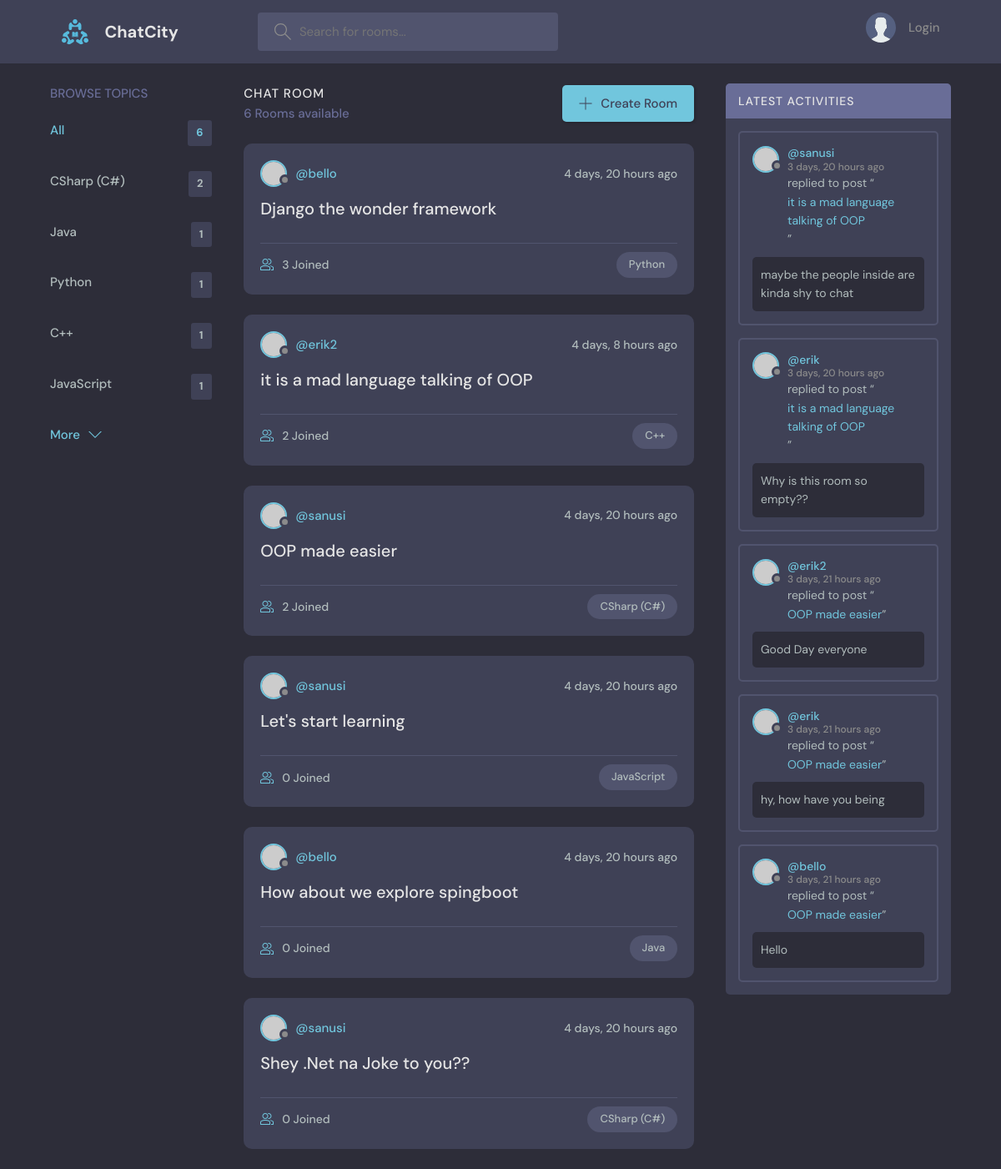
The app's page /, older data.
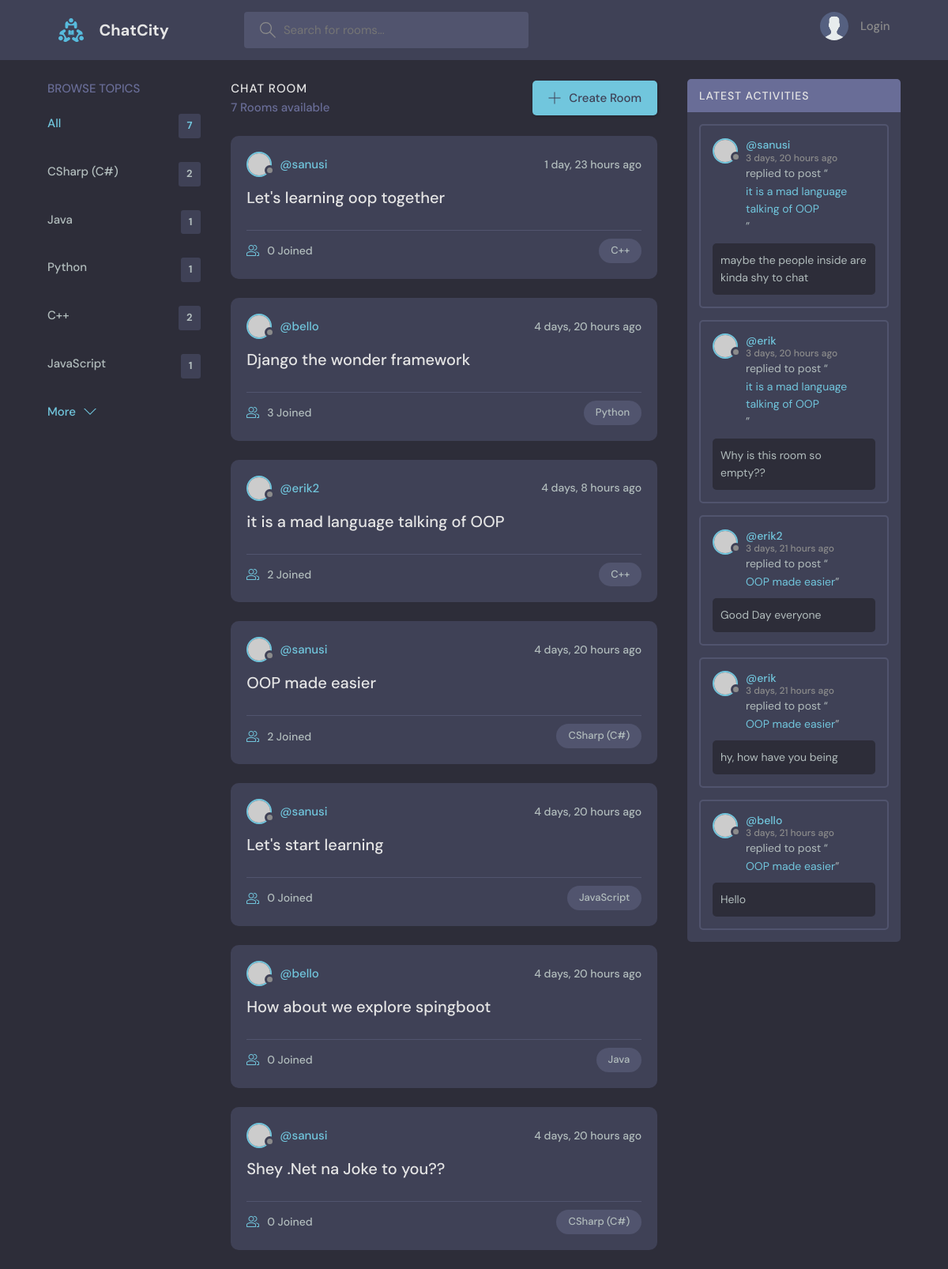
The same page, newer data.
### baseApp/models.py (models this page shows, shortened)
class Topic(models.Model):
    name = models.CharField(max_length=200)

class Room(models.Model):
    topic = models.ForeignKey(Topic, on_delete=models.SET_NULL, null=True)
    host = models.ForeignKey(User, on_delete=models.SET_NULL, null=True)
    participants = models.ManyToManyField(User, related_name="participants", blank=True)
    name = models.CharField(max_length=200)
    description = models.TextField(null = True, blank = True)
    updated = models.DateTimeField(auto_now=True)
    created = models.DateTimeField(auto_now_add=True)
    def __str__(self):
        return self.name
    class Meta:
        ordering = ["-updated", "-created"]

class Message(models.Model):
    user = models.ForeignKey(User, on_delete=models.CASCADE)
    room =models.ForeignKey(Room, on_delete=models.CASCADE)
    msgBody = models.TextField()
    updated = models.DateTimeField(auto_now=True)
    created = models.DateTimeField(auto_now_add=True)
    class Meta:
        ordering = ["-updated", "-created"]

### baseApp/views.py (the view)
# urls.py: path('', views.home, name="home"),
def home(request):
    query = request.GET.get('q') if request.GET.get('q') != None else ""
    rooms = Room.objects.filter(Q(topic__name__icontains=query) | Q(name__icontains=query) | Q(host__username__icontains=query) | Q(description__icontains=query))
    topics = Topic.objects.all()
    room_count = rooms.count()
    activityMsg = Message.objects.filter(Q(room__topic__name__icontains = query))
    context = {"rooms":rooms, "topics":topics,"room_count":room_count, "activeityMessages":activityMsg}
    return render(request, "base/home.html", context)

### baseApp/templates/base/home.html
{% extends "main.html" %} {% block content %}
<main class="layout layout--3">
  <div class="container">
    <div>{%include 'base/components/browse.html'%}</div>
    <div>
      {%include 'base/components/roomAvail.html'%}
    </div>
    <div>{%include 'base/components/activity.html'%}</div>
  </div>
</main>
{% endblock content %}

### baseApp/templates/base/components/browse.html
<div class="topics">
  <div class="topics__header">
    <h2>Browse Topics</h2>
  </div>
  <ul class="topics__list">
    <li>
      <a href="{%url 'home' %}" class="active">All <span>{{room_count}}</span></a>
    </li>
    {% for topic in topics%}
    <li>
      <a href="{% url 'home'%}?q={{topic.name}}"
        >{{topic.name}} <span>{{topic.room_set.all.count}}</span></a
      >
    </li>
    {%endfor%}
  </ul>
  <a class="btn btn--link" href="topics.html">
    More
    <svg
      version="1.1"
      xmlns="http://www.w3.org/2000/svg"
      width="32"
      height="32"
      viewBox="0 0 32 32"
    >
      <title>chevron-down</title>
      <path d="M16 21l-13-13h-3l16 16 16-16h-3l-13 13z"></path>
    </svg>
  </a>
</div>

### baseApp/templates/base/components/roomAvail.html (shortened to what this page needs)
<div class="roomList">
  <div class="roomList__header">
    <div>
      <h2>Chat Room</h2>
      <p>{{room_count}} Rooms available</p>
    </div>
    <a class="btn btn--main" href="{% url 'createRoom' %}">
      <svg
        version="1.1"
        xmlns="http://www.w3.org/2000/svg"
        width="32"
        height="32"
        viewBox="0 0 32 32"
      >
        <title>add</title>
        <path
          d="M16.943 0.943h-1.885v14.115h-14.115v1.885h14.115v14.115h1.885v-14.115h14.115v-1.885h-14.115v-14.115z"
        ></path>
      </svg>
      Create Room
    </a>
  </div>
  {%for room in rooms %}
  <div class="roomListRoom">
    <div class="roomListRoom__header">
      <a href="{%url 'profile' room.host.id%}" class="roomListRoom__author">
        <div class="avatar avatar--small">
          <img src="https://randomuser.me/api/portraits/women/11.jpg" />
        </div>
        <span>@{{room.host.username}}</span>
      </a>
      <div class="roomListRoom__actions">
        <span>{{room.created|timesince}} ago</span>
      </div>
    </div>
    <div class="roomListRoom__content">
      <a href="{% url 'room' room.id %}">{{room.name}}</a>
    </div>
    <div class="roomListRoom__meta">
      <a href="{% url 'room' room.id %}" class="roomListRoom__joined">
        {{room.participants.count}} Joined
      </a>
      <p class="roomListRoom__topic">{{room.topic.name}}</p>
    </div>
  </div>
  {% endfor %}
</div>

### baseApp/templates/base/components/activity.html (shortened to what this page needs)
<div class="activities">
  <div class="activities__header">
    <h2>Latest Activities</h2>
  </div>
{%for message in activeityMessages%}
  <div class="activities__box">
    <div class="activities__boxHeader roomListRoom__header">
      <a href="{%url 'profile' message.user.id %}" class="roomListRoom__author">
        <div class="avatar avatar--small">
          <img src="https://randomuser.me/api/portraits/women/11.jpg" />
        </div>
        <p>
          @{{message.user}}
          <span>{{message.created|timesince}} ago</span>
        </p>
      </a>
    </div>
    <div class="activities__boxContent">
      <p>
        replied to post “<a href="{% url 'room' message.room.id%}">{{message.room}}</a>”
      </p>
      <div class="activities__boxRoomContent">
        {{message.msgBody}}
      </div>
    </div>
  </div>
{%endfor%}
</div>

Row changes from the older to the newer data that the page shows:
computed for Topic (number 4 of 5 on the later page): room_set.all.count "1" → "2"
added Room: host.username "sanusi", created "1 day, 23 hours", name "Let's learning oop together", participants.count "0", topic.name "C++"
Text that changed along with them:
{{ room_count }}: "6" → "7"
